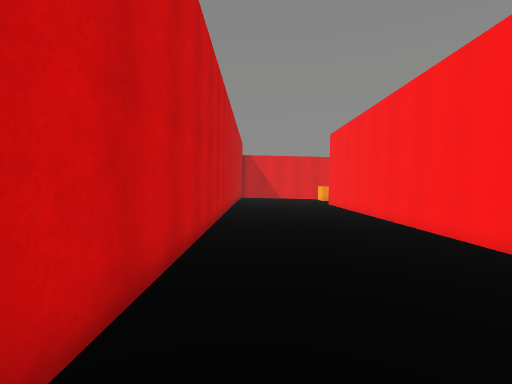
View 1 (above)

23 first-person views from a walk through a 3-D level made in the Unity game engine. The camera is 1.5 m above the floor, tilts 4° down and sees 85° across. The floor is counted in squares, 1 m on a side. Each view is taken from the middle of a square. On the plan, view 1 faces up. The plan holds only what a view shows up to about 14 squares ahead; the rest is blank. The place goes on beyond the plan. Surface patterns are stand-ins for the level's own textures.

View 2
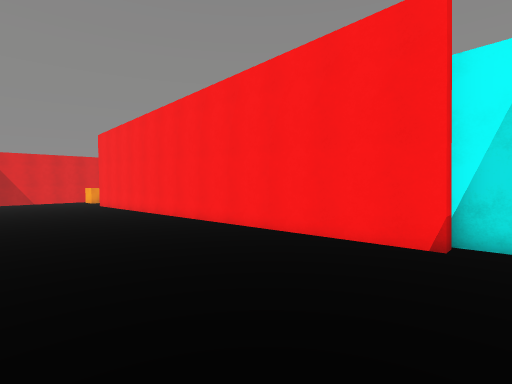

View 3
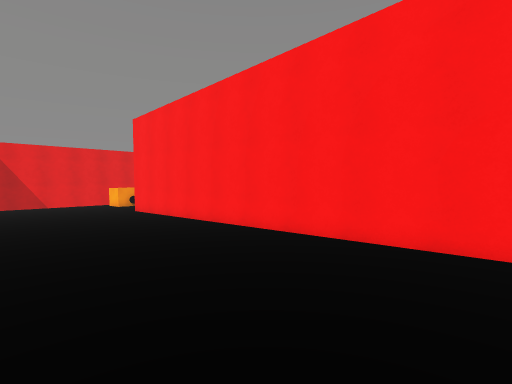

View 4
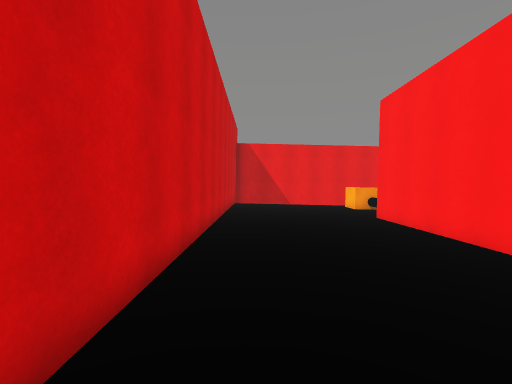

View 5
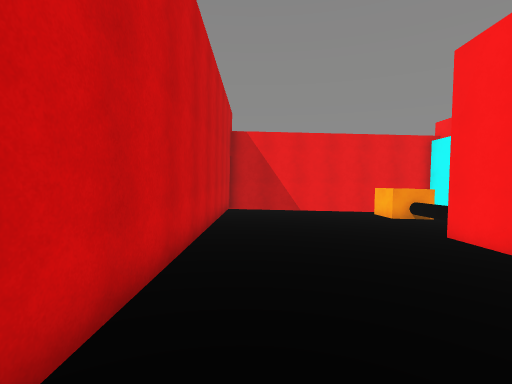

View 6
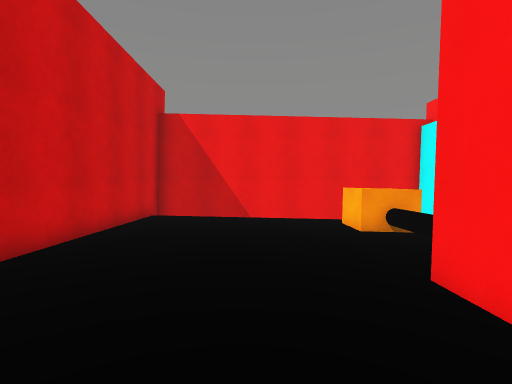

View 7
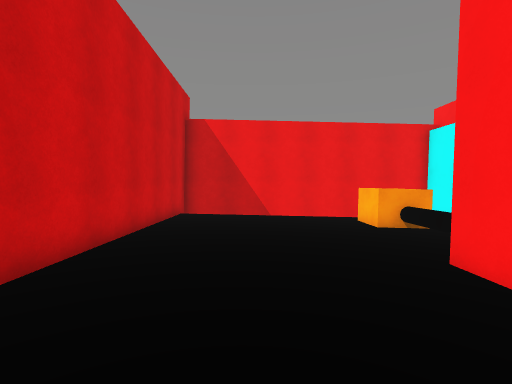

View 8
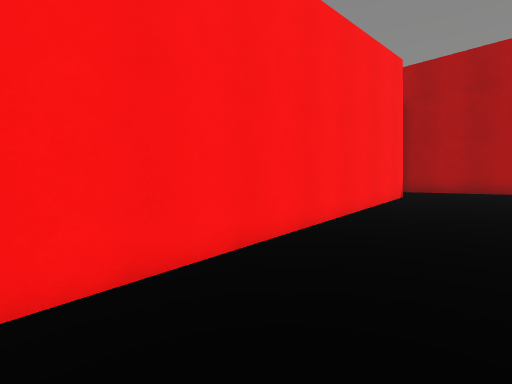

View 9
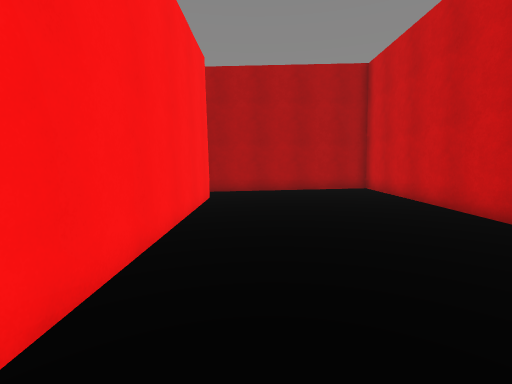

View 10
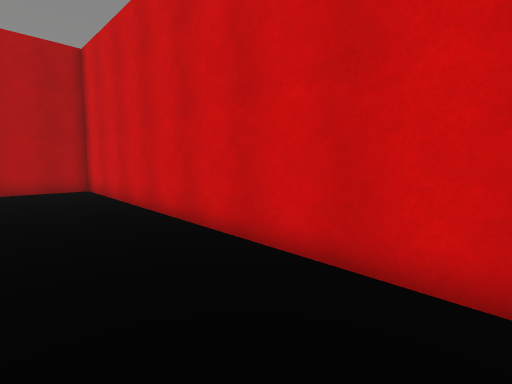

View 11
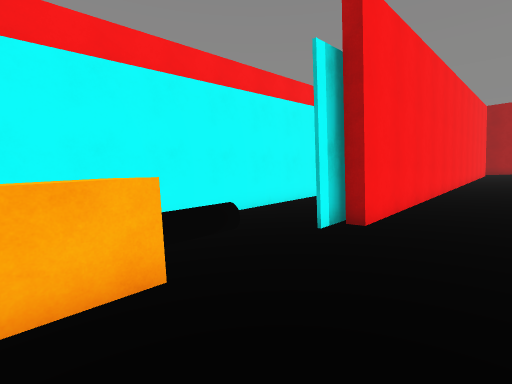

View 12
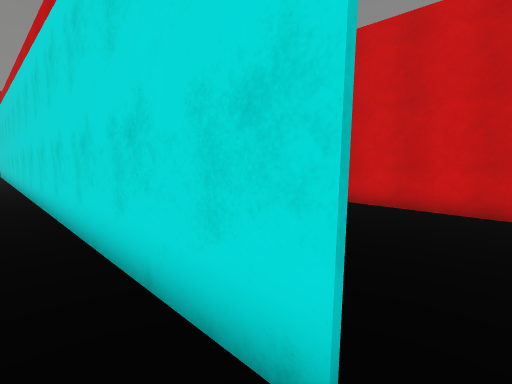

View 13
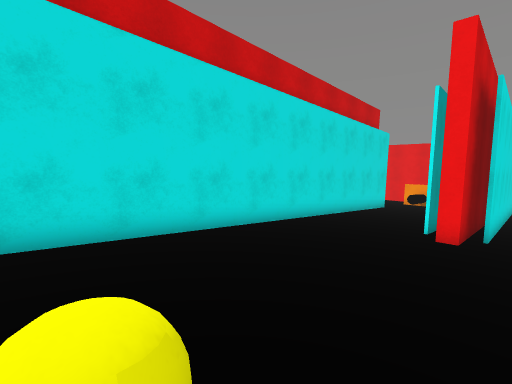

View 14
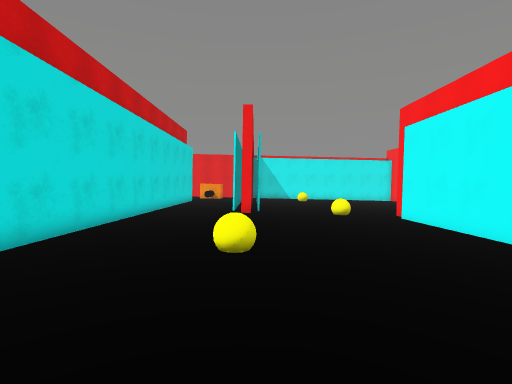

View 15
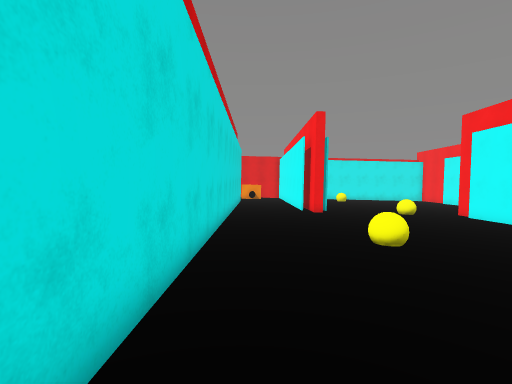

View 16
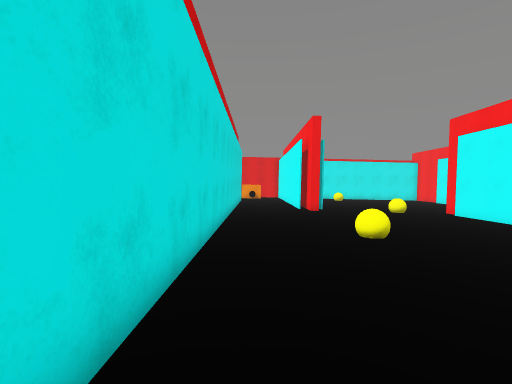

View 17
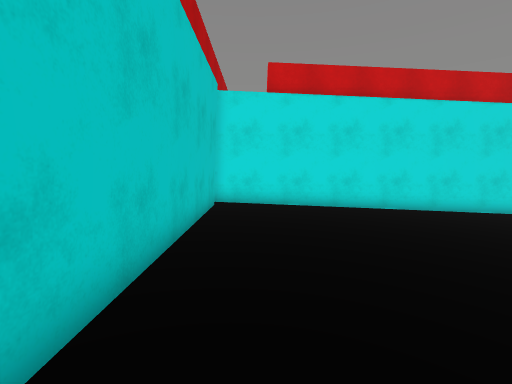

View 18
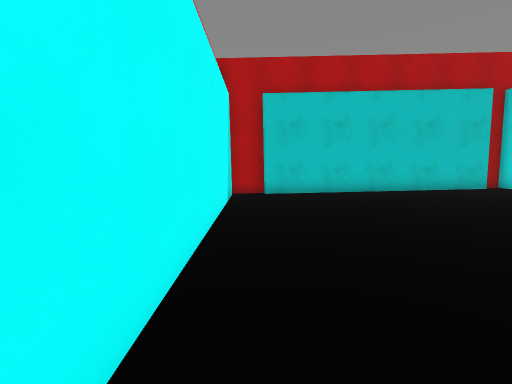

View 19
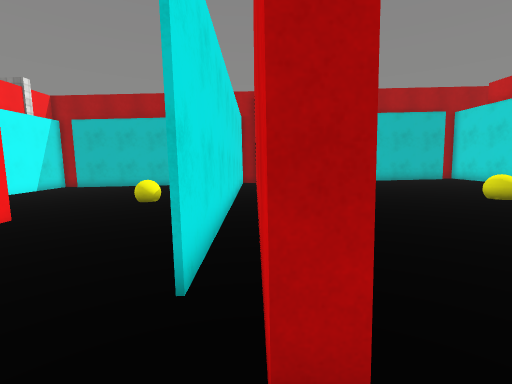

View 20
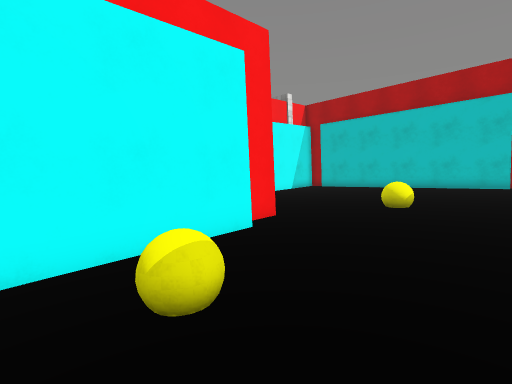

View 21
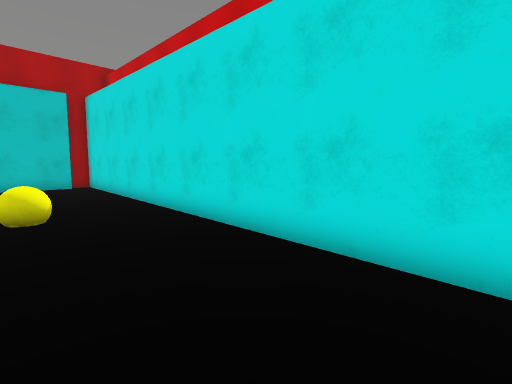

View 22
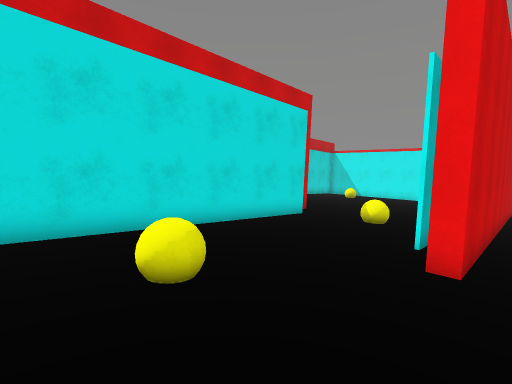

View 23
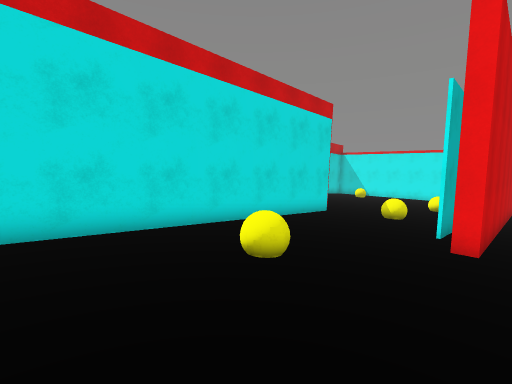

### Floor plan
Key: @ floor where view 1 was taken; # wall or solid block; . main floor; : floor 0.25 m higher than the main floor; - floor 0.25 m lower than the main floor; + floor 0.5 m higher than the main floor; _ floor 0.5 m lower than the main floor; * floor 0.75 m higher than the main floor; < floor 0.75 m lower than the main floor; B yellow ball; O other object.
Columns run from 2 left of view 1 to 28 right of it. Each row starts with its distance up from view 1.
 31 ##############
 30 #______<<<   #
 29 #________OO  #
 28 #________OO  #
 27 #-_______OO  #
 26 #---_____OO  #
 25 #-----____O  ##
 24 #-------___  ##
 23 #--------#  _##
 22 #-------## __##
 21 #.------##---##              #
 20 #...----##---##              #
 19 #.....--##---##              #
 18 #.......##---##              #
 17 #.......##---##-             #
 16 #.......##..-##-      -   __ #
 15 #:......##...##-       -- __##
 14 #:::....##..  .----   #---B_##
 13 #:::::..##.......----###--B-##
 12 #:::::::##.........--###----##-
 11 #:::::::##...........###----##-
 10 #:::::::##::.........###----##-
  9 #+::::::##::::.......###.----#
  8 #+++::::##::::::.....###...---
  7 #+++++::##::::B::....###.....--
  6 #    +++##:::BB::::  ###.......
  5 #+     +##::::::::   ###..BB...
  4 #       ##++::::::   ###.......
  3 #*+ ++++##++++:::    ###:.. ...
  2 #***++++##++++++:    ###::: ...
  1 #*****++##++++++++:::###::::  .
  0 #*@*****##+++++++++::# #::::
 -1 #*******##+++++++++++# #::::
 -2 #********#**+++++++++# #::
 -3 ###################### ####

Positions as (right, up) in squares from view 1, and headings:
1: (0, 0), facing up
2: (-1, -2), facing up-right
3: (-1, 5), facing up-right
4: (0, 9), facing up
5: (0, 14), facing up
6: (3, 18), facing up
7: (2, 17), facing up
8: (2, 12), facing down-right
9: (4, 11), facing down
10: (2, 11), facing down-left
11: (3, 29), facing down-right
12: (8, 24), facing down-left
13: (13, 6), facing up-left
14: (12, 0), facing up
15: (8, -1), facing up
16: (8, -2), facing up
17: (18, -1), facing left
18: (18, 10), facing down
19: (20, 16), facing down
20: (21, 15), facing down-right
21: (25, 13), facing down-left
22: (28, 3), facing up-left
23: (28, 1), facing up-left
